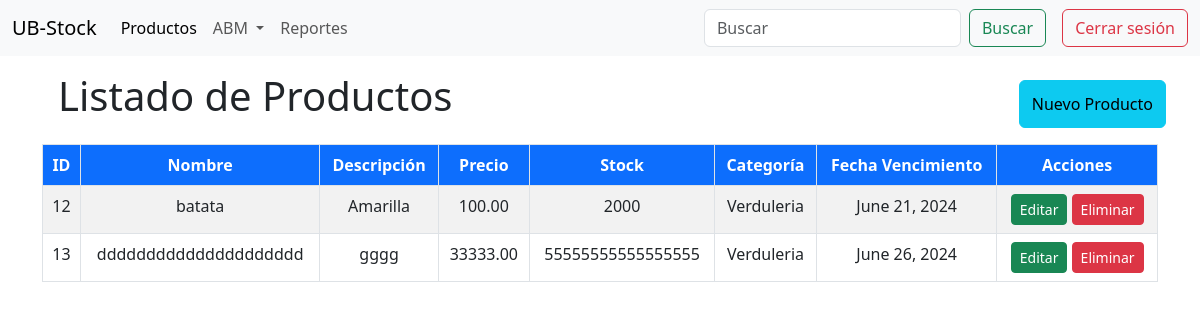
/productos/ (signed in), run on an earlier commit of the app's database.
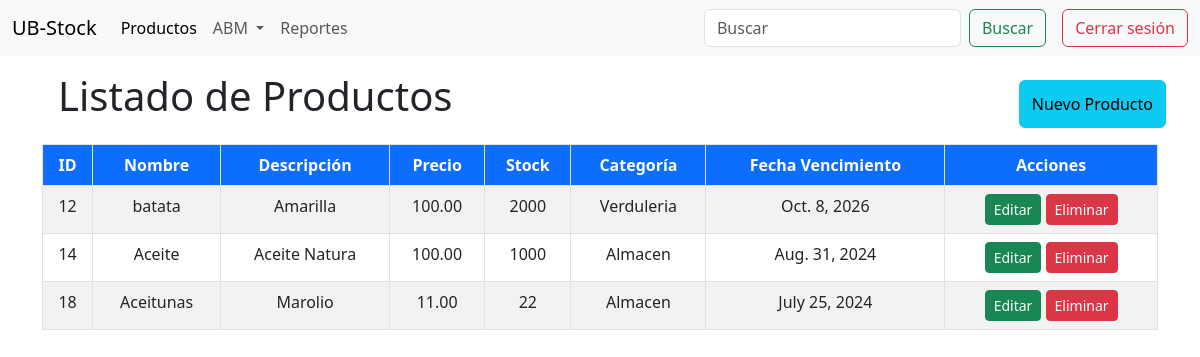
And on a later commit of the database.
### inventario/models.py (models this page shows, shortened)
class Producto(models.Model):
    nombre = models.CharField(max_length=255)
    descripcion = models.TextField()
    precio = models.DecimalField(max_digits=10, decimal_places=2)
    stock = models.IntegerField()
    fecha_vencimiento = models.DateField(null=True, blank=True)
    categoria = models.ForeignKey(Categoria,null=True, on_delete=models.CASCADE)

class Categoria(models.Model):
    nombre = models.CharField(max_length=255)
    descripcion = models.CharField(max_length=255)

### inventario/views.py (the view)
# urls.py: path('', views.listado_productos, name='listado_productos'),  # Página de listado de productos
@login_required
def listado_productos(request):
    productos = Producto.objects.all()
    categorias = Categoria.objects.all()
    return render(request, 'productos.html', {'productos': productos, 'categorias': categorias})

### inventario/templates/productos.html (shortened to what this page needs)
{% extends 'base.html' %}
{% block content %}
<div class="container">
    <div class="col-12 m-3">
        <div class="row">
            <div class="col-10">
                <h1>Listado de Productos</h1>
            </div>
            <div class="col-2 mt-2 d-flex justify-content-end">
                <button class="btn btn-info me-2" data-bs-toggle="modal" data-bs-target="#crearModal">Nuevo Producto</button>
            </div>
        </div>
    </div>
    <table class="table table-bordered table-striped text-center">
        <thead>
            <tr>
                <th class="bg-primary text-white">ID</th>
                <th class="bg-primary text-white">Nombre</th>
                <th class="bg-primary text-white">Descripción</th>
                <th class="bg-primary text-white">Precio</th>
                <th class="bg-primary text-white">Stock</th>
                <th class="bg-primary text-white">Categoría</th>
                <th class="bg-primary text-white">Fecha Vencimiento</th>
                <th class="bg-primary text-white">Acciones</th>
            </tr>
        </thead>
        <tbody>
            {% for producto in productos %}
                <tr>
                    <td>{{ producto.id }}</td>
                    <td>{{ producto.nombre }}</td>
                    <td>{{ producto.descripcion }}</td>
                    <td>{{ producto.precio }}</td>
                    <td>{{ producto.stock }}</td>
                    <td>{{ producto.categoria.nombre }}</td>
                    <td>{{ producto.fecha_vencimiento }}</td>
                    <td>
                        <button class="btn btn-success btn-sm" data-bs-toggle="modal" data-bs-target="#actualizarModal{{ producto.id }}">Editar</button>
                        <button class="btn btn-danger btn-sm" data-bs-toggle="modal" data-bs-target="#eliminarModal{{ producto.id }}">Eliminar</button>
                    </td>
                </tr>
            {% endfor %}
        </tbody>
    </table>
</div>
{% endblock %}

### inventario/templates/base.html (shortened to what this page needs)
<!DOCTYPE html>
<html lang="es">
<head>
    <link href="https://cdn.jsdelivr.net/npm/bootstrap@5.3.0/dist/css/bootstrap.min.css" rel="stylesheet">
</head>
<body>
    <nav class="navbar navbar-expand-lg bg-body-tertiary">
        <div class="container-fluid">
          <a class="navbar-brand" href="{% if user.is_authenticated %}{% url 'listado_productos' %}{% else %}{% url 'index' %}{% endif %}">UB-Stock</a>
          <div class="collapse navbar-collapse" id="navbarSupportedContent">
            <ul class="navbar-nav me-auto mb-2 mb-lg-0">
              <li class="nav-item">
                <a class="nav-link {% if request.path == '/productos/' %}active{% endif %}" href="{% url 'listado_productos' %}">Productos</a>
              </li>
              <li class="nav-item dropdown">
                <a class="nav-link dropdown-toggle" href="#" role="button" data-bs-toggle="dropdown" aria-expanded="false">
                  ABM
                </a>
              </li>
              <li class="nav-item">
                <a class="nav-link" href="#">Reportes</a>
              </li>
            </ul>
            <form class="d-flex" role="search">
              <input class="form-control me-2" type="search" placeholder="Buscar" aria-label="Search">
              <button class="btn btn-outline-success" type="submit">Buscar</button>
            </form>
            {% if user.is_authenticated %}
              <a href="{% url 'logout' %}" class="btn btn-outline-danger ms-3">Cerrar sesión</a>
            {% endif %}
          </div>
        </div>
      </nav>
    {% block content %}
    {% endblock %}
</body>
</html>

What changed in the data, as far as the page shows it:
removed Producto: id "13", nombre "ddddddddddddddddddddd", descripcion "gggg", precio "33333.00", stock "55555555555555555", categoria.nombre "Verduleria", fecha_vencimiento "June 26, 2024"
changed Producto "batata": fecha_vencimiento "June 21, 2024" → "Oct. 8, 2026"
added Producto: id "14", nombre "Aceite", descripcion "Aceite Natura", precio "100.00", stock "1000", categoria.nombre "Almacen", fecha_vencimiento "Aug. 31, 2024"
added Producto: id "18", nombre "Aceitunas", descripcion "Marolio", precio "11.00", stock "22", categoria.nombre "Almacen", fecha_vencimiento "July 25, 2024"
